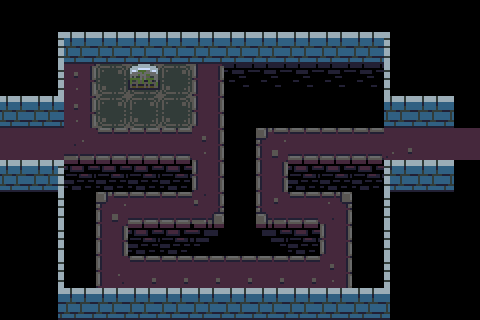

A level layout from a 2D game, rendered from its tile map. Below: a short description, then the map file with its tile-grid data intact:
An orthogonal 15x10 tile map with 32x32 px tiles, 3 tile layers (ground, walls, death) and 5 objects (2x connection, 2x torch, scene).

<map version="1.0" tiledversion="1.1.5" orientation="orthogonal" renderorder="right-down" width="15" height="10" tilewidth="32" tileheight="32" infinite="0" nextobjectid="15">
 <tileset firstgid="1" source="tower-tileset.tsx" />
 <layer name="ground" width="15" height="10">
  <data encoding="csv">
0,0,0,0,0,0,0,0,0,0,0,0,0,0,0,
0,0,0,0,0,0,0,0,0,0,0,0,0,0,0,
0,0,56,51,51,51,47,0,0,0,0,0,0,0,0,
0,0,56,51,51,51,47,0,0,0,0,0,0,0,0,
2,2,65,57,57,57,56,0,44,57,57,57,27,2,0,
0,0,0,0,0,0,47,0,47,0,0,0,0,0,0,
0,0,0,44,57,57,66,0,64,57,46,0,0,0,0,
0,0,0,47,0,0,0,0,0,0,47,0,0,0,0,
0,0,0,54,45,45,45,45,45,45,56,0,0,0,0,
0,0,0,0,0,0,0,0,0,0,0,0,0,0,0
</data>
 </layer>
 <layer name="walls" width="15" height="10">
  <data encoding="csv">
0,0,0,0,0,0,0,0,0,0,0,0,0,0,0,
0,14,12,12,12,12,12,12,12,12,12,12,15,0,0,
0,14,0,0,8,0,0,0,0,0,0,0,15,0,0,
12,12,0,0,0,0,0,0,0,0,0,0,12,12,21,
2,0,0,0,0,0,0,0,0,0,0,0,0,0,2,
12,23,0,0,0,0,0,0,0,0,0,0,22,12,21,
0,14,0,0,0,0,0,0,0,0,0,0,15,0,0,
0,14,0,0,0,0,0,0,0,0,0,0,15,0,0,
0,14,0,0,0,0,0,0,0,0,0,0,15,0,0,
0,24,12,12,12,12,12,12,12,12,12,12,21,0,0
</data>
 </layer>
 <layer name="death" width="15" height="10">
  <data encoding="csv">
0,0,0,0,0,0,0,0,0,0,0,0,0,0,0,
0,0,0,0,0,0,0,0,0,0,0,0,0,0,0,
0,0,0,0,0,0,0,89,89,89,89,89,0,0,0,
0,0,0,0,0,0,0,4,4,4,4,4,0,0,0,
0,0,0,0,0,0,0,4,0,0,0,0,0,0,0,
0,0,79,79,79,79,0,4,0,79,79,79,0,0,0,
0,0,4,0,0,0,0,4,0,0,0,4,0,0,0,
0,0,4,0,79,79,80,4,78,79,0,4,0,0,0,
0,0,4,0,0,0,0,0,0,0,0,4,0,0,0,
0,0,0,0,0,0,0,0,0,0,0,0,0,0,0
</data>
 </layer>
 <objectgroup name="objects">
  <object id="9" name="03" type="connection" x="32" y="128" width="32" height="32">
   <properties>
    <property name="dir" value="right" />
    <property name="to" value="02" />
   </properties>
  </object>
  <object id="10" name="04" type="connection" x="416" y="128" width="32" height="32">
   <properties>
    <property name="dir" value="left" />
    <property name="to" value="05" />
   </properties>
  </object>
  <object id="11" type="torch" x="384" y="96" width="32" height="32" />
  <object id="12" name="30" type="scene" x="128" y="64" width="32" height="32" />
  <object id="13" type="torch" x="128" y="84" width="32" height="32" />
 </objectgroup>
</map>
